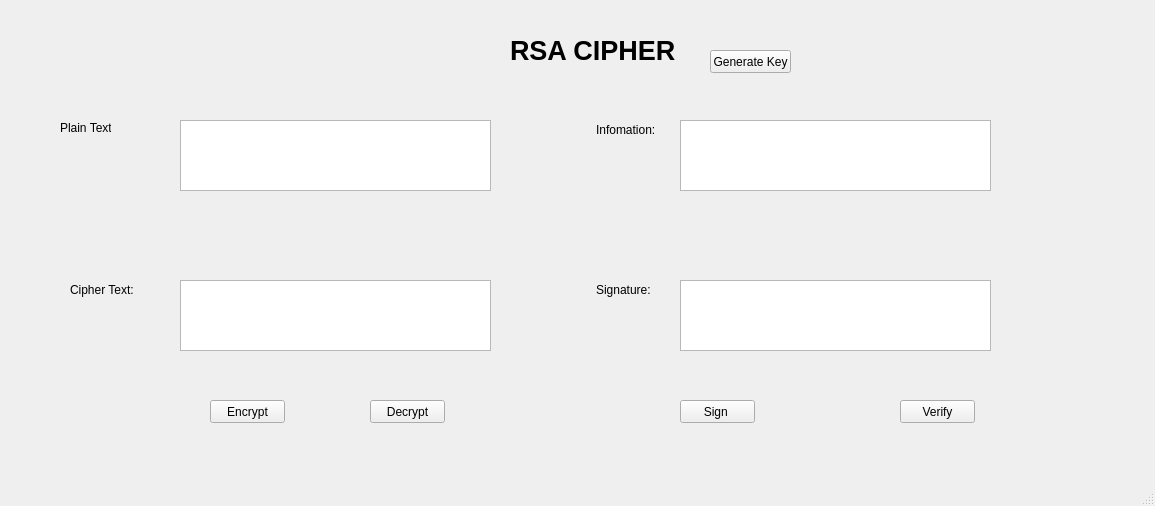
<?xml version="1.0" encoding="UTF-8"?>
<ui version="4.0">
 <class>MainWindow</class>
 <widget class="QMainWindow" name="MainWindow">
  <property name="geometry">
   <rect>
    <x>0</x>
    <y>0</y>
    <width>1155</width>
    <height>506</height>
   </rect>
  </property>
  <property name="windowTitle">
   <string>MainWindow</string>
  </property>
  <widget class="QWidget" name="centralwidget">
   <widget class="QPlainTextEdit" name="plainTextEdit">
    <property name="geometry">
     <rect>
      <x>180</x>
      <y>120</y>
      <width>311</width>
      <height>71</height>
     </rect>
    </property>
   </widget>
   <widget class="QPlainTextEdit" name="plainTextEdit_2">
    <property name="geometry">
     <rect>
      <x>680</x>
      <y>120</y>
      <width>311</width>
      <height>71</height>
     </rect>
    </property>
   </widget>
   <widget class="QPlainTextEdit" name="plainTextEdit_3">
    <property name="geometry">
     <rect>
      <x>180</x>
      <y>280</y>
      <width>311</width>
      <height>71</height>
     </rect>
    </property>
   </widget>
   <widget class="QPlainTextEdit" name="plainTextEdit_4">
    <property name="geometry">
     <rect>
      <x>680</x>
      <y>280</y>
      <width>311</width>
      <height>71</height>
     </rect>
    </property>
   </widget>
   <widget class="QLabel" name="label">
    <property name="geometry">
     <rect>
      <x>510</x>
      <y>30</y>
      <width>181</width>
      <height>41</height>
     </rect>
    </property>
    <property name="font">
     <font>
      <pointsize>20</pointsize>
      <weight>75</weight>
      <bold>true</bold>
     </font>
    </property>
    <property name="text">
     <string>RSA CIPHER</string>
    </property>
   </widget>
   <widget class="QLabel" name="label_2">
    <property name="geometry">
     <rect>
      <x>60</x>
      <y>120</y>
      <width>51</width>
      <height>16</height>
     </rect>
    </property>
    <property name="text">
     <string>Plain Text:</string>
    </property>
   </widget>
   <widget class="QLabel" name="label_3">
    <property name="geometry">
     <rect>
      <x>70</x>
      <y>280</y>
      <width>71</width>
      <height>20</height>
     </rect>
    </property>
    <property name="text">
     <string>Cipher Text:</string>
    </property>
   </widget>
   <widget class="QLabel" name="label_4">
    <property name="geometry">
     <rect>
      <x>596</x>
      <y>120</y>
      <width>61</width>
      <height>20</height>
     </rect>
    </property>
    <property name="text">
     <string>Infomation:</string>
    </property>
   </widget>
   <widget class="QLabel" name="label_5">
    <property name="geometry">
     <rect>
      <x>596</x>
      <y>280</y>
      <width>61</width>
      <height>20</height>
     </rect>
    </property>
    <property name="text">
     <string>Signature:</string>
    </property>
   </widget>
   <widget class="QPushButton" name="pushButton">
    <property name="geometry">
     <rect>
      <x>710</x>
      <y>50</y>
      <width>81</width>
      <height>23</height>
     </rect>
    </property>
    <property name="text">
     <string>Generate Key</string>
    </property>
   </widget>
   <widget class="QPushButton" name="pushButton_2">
    <property name="geometry">
     <rect>
      <x>210</x>
      <y>400</y>
      <width>75</width>
      <height>23</height>
     </rect>
    </property>
    <property name="text">
     <string>Encrypt</string>
    </property>
   </widget>
   <widget class="QPushButton" name="pushButton_3">
    <property name="geometry">
     <rect>
      <x>370</x>
      <y>400</y>
      <width>75</width>
      <height>23</height>
     </rect>
    </property>
    <property name="text">
     <string>Decrypt</string>
    </property>
   </widget>
   <widget class="QPushButton" name="pushButton_4">
    <property name="geometry">
     <rect>
      <x>680</x>
      <y>400</y>
      <width>75</width>
      <height>23</height>
     </rect>
    </property>
    <property name="text">
     <string>Sign </string>
    </property>
   </widget>
   <widget class="QPushButton" name="pushButton_5">
    <property name="geometry">
     <rect>
      <x>900</x>
      <y>400</y>
      <width>75</width>
      <height>23</height>
     </rect>
    </property>
    <property name="text">
     <string>Verify</string>
    </property>
   </widget>
  </widget>
  <widget class="QMenuBar" name="menubar">
   <property name="geometry">
    <rect>
     <x>0</x>
     <y>0</y>
     <width>1155</width>
     <height>21</height>
    </rect>
   </property>
  </widget>
  <widget class="QStatusBar" name="statusbar"/>
 </widget>
 <resources/>
 <connections/>
</ui>
